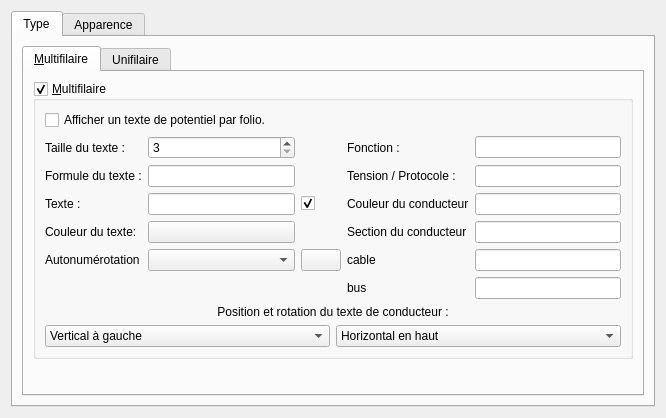
<?xml version="1.0" encoding="UTF-8"?>
<ui version="4.0">
 <class>ConductorPropertiesWidget</class>
 <widget class="QWidget" name="ConductorPropertiesWidget">
  <property name="geometry">
   <rect>
    <x>0</x>
    <y>0</y>
    <width>666</width>
    <height>418</height>
   </rect>
  </property>
  <layout class="QGridLayout" name="gridLayout_9">
   <item row="0" column="0">
    <widget class="QTabWidget" name="tabWidget">
     <property name="currentIndex">
      <number>0</number>
     </property>
     <widget class="QWidget" name="type">
      <attribute name="title">
       <string>Type</string>
      </attribute>
      <layout class="QGridLayout" name="gridLayout_8">
       <item row="0" column="0">
        <widget class="QTabWidget" name="tabWidget_2">
         <property name="currentIndex">
          <number>0</number>
         </property>
         <widget class="QWidget" name="Multifilaire">
          <attribute name="title">
           <string>&amp;Multifilaire</string>
          </attribute>
          <layout class="QGridLayout" name="gridLayout_7">
           <item row="0" column="0">
            <widget class="QGroupBox" name="m_multiwires_gb">
             <property name="minimumSize">
              <size>
               <width>600</width>
               <height>0</height>
              </size>
             </property>
             <property name="title">
              <string>&amp;Multifilaire</string>
             </property>
             <property name="checkable">
              <bool>true</bool>
             </property>
             <property name="checked">
              <bool>true</bool>
             </property>
             <layout class="QGridLayout" name="gridLayout_3">
              <item row="4" column="0">
               <widget class="QLabel" name="label_14">
                <property name="text">
                 <string>Couleur du texte:</string>
                </property>
               </widget>
              </item>
              <item row="3" column="3">
               <widget class="QLabel" name="label_4">
                <property name="text">
                 <string>Couleur du conducteur</string>
                </property>
               </widget>
              </item>
              <item row="6" column="1">
               <widget class="QComboBox" name="m_available_autonum_cb"/>
              </item>
              <item row="3" column="1">
               <widget class="QLineEdit" name="m_text_le">
                <property name="toolTip">
                 <string>Texte</string>
                </property>
                <property name="clearButtonEnabled">
                 <bool>true</bool>
                </property>
               </widget>
              </item>
              <item row="2" column="3">
               <widget class="QLabel" name="label_9">
                <property name="text">
                 <string>Tension / Protocole :</string>
                </property>
               </widget>
              </item>
              <item row="6" column="0">
               <widget class="QLabel" name="m_autonum_label">
                <property name="text">
                 <string>Autonumérotation</string>
                </property>
               </widget>
              </item>
              <item row="4" column="1">
               <widget class="KColorButton" name="m_text_color_kpb"/>
              </item>
              <item row="1" column="1">
               <widget class="QSpinBox" name="m_text_size_sb">
                <property name="toolTip">
                 <string>Taille du texte</string>
                </property>
                <property name="wrapping">
                 <bool>false</bool>
                </property>
                <property name="buttonSymbols">
                 <enum>QAbstractSpinBox::UpDownArrows</enum>
                </property>
                <property name="prefix">
                 <string/>
                </property>
                <property name="minimum">
                 <number>3</number>
                </property>
                <property name="maximum">
                 <number>99</number>
                </property>
               </widget>
              </item>
              <item row="2" column="4">
               <widget class="QLineEdit" name="m_tension_protocol_le">
                <property name="clearButtonEnabled">
                 <bool>true</bool>
                </property>
               </widget>
              </item>
              <item row="4" column="3">
               <widget class="QLabel" name="label_5">
                <property name="text">
                 <string>Section du conducteur</string>
                </property>
               </widget>
              </item>
              <item row="3" column="2">
               <widget class="QCheckBox" name="m_show_text_cb">
                <property name="toolTip">
                 <string>Texte visible</string>
                </property>
                <property name="text">
                 <string/>
                </property>
                <property name="checked">
                 <bool>true</bool>
                </property>
               </widget>
              </item>
              <item row="0" column="0" colspan="3">
               <widget class="QCheckBox" name="m_one_text_per_folio_cb">
                <property name="toolTip">
                 <string>activer l'option un texte par potentiel</string>
                </property>
                <property name="text">
                 <string>Afficher un texte de potentiel par folio. </string>
                </property>
               </widget>
              </item>
              <item row="1" column="3">
               <widget class="QLabel" name="label_8">
                <property name="text">
                 <string>Fonction :</string>
                </property>
               </widget>
              </item>
              <item row="8" column="0" colspan="5">
               <layout class="QGridLayout" name="m_text_angle_gl">
                <item row="1" column="0">
                 <widget class="QComboBox" name="m_verti_cb">
                  <item>
                   <property name="text">
                    <string>Vertical à gauche</string>
                   </property>
                  </item>
                  <item>
                   <property name="text">
                    <string>Vertical à droite</string>
                   </property>
                  </item>
                 </widget>
                </item>
                <item row="0" column="0" colspan="2">
                 <widget class="QLabel" name="label_3">
                  <property name="text">
                   <string>Position et rotation du texte de conducteur :</string>
                  </property>
                  <property name="alignment">
                   <set>Qt::AlignHCenter|Qt::AlignTop</set>
                  </property>
                 </widget>
                </item>
                <item row="1" column="1">
                 <widget class="QComboBox" name="m_horiz_cb">
                  <item>
                   <property name="text">
                    <string>Horizontal en haut</string>
                   </property>
                  </item>
                  <item>
                   <property name="text">
                    <string>Horizontal en bas</string>
                   </property>
                  </item>
                 </widget>
                </item>
               </layout>
              </item>
              <item row="7" column="0" colspan="2">
               <layout class="QVBoxLayout" name="m_autonum_layout"/>
              </item>
              <item row="3" column="0">
               <widget class="QLabel" name="label">
                <property name="text">
                 <string>Texte :</string>
                </property>
               </widget>
              </item>
              <item row="3" column="4">
               <widget class="QLineEdit" name="m_wire_color_le"/>
              </item>
              <item row="1" column="0">
               <widget class="QLabel" name="label_2">
                <property name="text">
                 <string>Taille du texte :</string>
                </property>
               </widget>
              </item>
              <item row="6" column="2">
               <widget class="QPushButton" name="m_edit_autonum_pb">
                <property name="toolTip">
                 <string>éditer les numérotations</string>
                </property>
                <property name="text">
                 <string/>
                </property>
                <property name="icon">
                 <iconset resource="../../qelectrotech.qrc">
                  <normaloff>:/ico/16x16/configure.png</normaloff>:/ico/16x16/configure.png</iconset>
                </property>
               </widget>
              </item>
              <item row="1" column="4">
               <widget class="QLineEdit" name="m_function_le">
                <property name="clearButtonEnabled">
                 <bool>true</bool>
                </property>
               </widget>
              </item>
              <item row="4" column="4">
               <widget class="QLineEdit" name="m_wire_section_le"/>
              </item>
              <item row="2" column="0">
               <widget class="QLabel" name="label_11">
                <property name="text">
                 <string>Formule du texte :</string>
                </property>
               </widget>
              </item>
              <item row="2" column="1">
               <widget class="QLineEdit" name="m_formula_le"/>
              </item>
              <item row="6" column="3">
               <widget class="QLabel" name="label_15">
                <property name="text">
                 <string>cable</string>
                </property>
               </widget>
              </item>
              <item row="6" column="4">
               <widget class="QLineEdit" name="m_cable_le"/>
              </item>
              <item row="7" column="3">
               <widget class="QLabel" name="label_16">
                <property name="text">
                 <string>bus</string>
                </property>
               </widget>
              </item>
              <item row="7" column="4">
               <widget class="QLineEdit" name="m_bus_le"/>
              </item>
             </layout>
            </widget>
           </item>
           <item row="1" column="0">
            <spacer name="verticalSpacer_2">
             <property name="orientation">
              <enum>Qt::Vertical</enum>
             </property>
             <property name="sizeHint" stdset="0">
              <size>
               <width>20</width>
               <height>40</height>
              </size>
             </property>
            </spacer>
           </item>
          </layout>
         </widget>
         <widget class="QWidget" name="Unifilaire">
          <attribute name="title">
           <string>Unifilaire</string>
          </attribute>
          <layout class="QGridLayout" name="gridLayout_5">
           <item row="0" column="0">
            <widget class="QGroupBox" name="m_singlewire_gb">
             <property name="maximumSize">
              <size>
               <width>450</width>
               <height>16777215</height>
              </size>
             </property>
             <property name="title">
              <string>Unifilaire</string>
             </property>
             <property name="flat">
              <bool>false</bool>
             </property>
             <property name="checkable">
              <bool>true</bool>
             </property>
             <property name="checked">
              <bool>false</bool>
             </property>
             <layout class="QHBoxLayout" name="horizontalLayout">
              <item>
               <layout class="QGridLayout" name="gridLayout">
                <item row="0" column="0" rowspan="3">
                 <widget class="QLabel" name="m_preview_label">
                  <property name="text">
                   <string>TextLabel</string>
                  </property>
                  <property name="alignment">
                   <set>Qt::AlignCenter</set>
                  </property>
                 </widget>
                </item>
                <item row="2" column="3">
                 <widget class="QSpinBox" name="m_phase_sb">
                  <property name="toolTip">
                   <string>Nombre de phase</string>
                  </property>
                  <property name="minimum">
                   <number>1</number>
                  </property>
                  <property name="maximum">
                   <number>3</number>
                  </property>
                 </widget>
                </item>
                <item row="0" column="2">
                 <widget class="QPushButton" name="m_update_preview_pb">
                  <property name="text">
                   <string/>
                  </property>
                 </widget>
                </item>
                <item row="1" column="1">
                 <widget class="QCheckBox" name="m_neutral_cb">
                  <property name="toolTip">
                   <string>Neutre</string>
                  </property>
                  <property name="text">
                   <string>neutre</string>
                  </property>
                  <property name="icon">
                   <iconset resource="../../qelectrotech.qrc">
                    <normaloff>:/ico/16x16/neutral.png</normaloff>:/ico/16x16/neutral.png</iconset>
                  </property>
                 </widget>
                </item>
                <item row="0" column="1">
                 <widget class="QCheckBox" name="m_earth_cb">
                  <property name="toolTip">
                   <string>Terre</string>
                  </property>
                  <property name="text">
                   <string>terre</string>
                  </property>
                  <property name="icon">
                   <iconset resource="../../qelectrotech.qrc">
                    <normaloff>:/ico/16x16/ground.png</normaloff>:/ico/16x16/ground.png</iconset>
                  </property>
                 </widget>
                </item>
                <item row="2" column="1">
                 <widget class="QCheckBox" name="m_phase_cb">
                  <property name="toolTip">
                   <string>Phase</string>
                  </property>
                  <property name="text">
                   <string>phase</string>
                  </property>
                  <property name="icon">
                   <iconset resource="../../qelectrotech.qrc">
                    <normaloff>:/ico/16x16/phase.png</normaloff>:/ico/16x16/phase.png</iconset>
                  </property>
                 </widget>
                </item>
                <item row="2" column="2">
                 <widget class="QSlider" name="m_phase_slider">
                  <property name="sizePolicy">
                   <sizepolicy hsizetype="Minimum" vsizetype="Fixed">
                    <horstretch>0</horstretch>
                    <verstretch>0</verstretch>
                   </sizepolicy>
                  </property>
                  <property name="toolTip">
                   <string>Nombre de phase</string>
                  </property>
                  <property name="minimum">
                   <number>1</number>
                  </property>
                  <property name="maximum">
                   <number>3</number>
                  </property>
                  <property name="orientation">
                   <enum>Qt::Horizontal</enum>
                  </property>
                 </widget>
                </item>
                <item row="1" column="2">
                 <widget class="QCheckBox" name="m_pen_cb">
                  <property name="toolTip">
                   <string>Protective Earth Neutral</string>
                  </property>
                  <property name="text">
                   <string>PEN</string>
                  </property>
                 </widget>
                </item>
               </layout>
              </item>
             </layout>
            </widget>
           </item>
           <item row="1" column="0">
            <spacer name="verticalSpacer_3">
             <property name="orientation">
              <enum>Qt::Vertical</enum>
             </property>
             <property name="sizeHint" stdset="0">
              <size>
               <width>20</width>
               <height>40</height>
              </size>
             </property>
            </spacer>
           </item>
          </layout>
         </widget>
        </widget>
       </item>
      </layout>
     </widget>
     <widget class="QWidget" name="appearance">
      <attribute name="title">
       <string>Apparence</string>
      </attribute>
      <layout class="QGridLayout" name="gridLayout_4">
       <item row="0" column="1">
        <widget class="KColorButton" name="m_color_kpb"/>
       </item>
       <item row="2" column="0">
        <widget class="QLabel" name="label_10">
         <property name="text">
          <string>Taille :</string>
         </property>
        </widget>
       </item>
       <item row="4" column="1">
        <spacer name="verticalSpacer">
         <property name="orientation">
          <enum>Qt::Vertical</enum>
         </property>
         <property name="sizeHint" stdset="0">
          <size>
           <width>20</width>
           <height>40</height>
          </size>
         </property>
        </spacer>
       </item>
       <item row="1" column="0">
        <widget class="QLabel" name="label_7">
         <property name="toolTip">
          <string>Style du conducteur</string>
         </property>
         <property name="text">
          <string>Style :</string>
         </property>
        </widget>
       </item>
       <item row="3" column="0" colspan="2">
        <widget class="QGroupBox" name="m_color_2_gb">
         <property name="title">
          <string>Couleur secondaire :</string>
         </property>
         <property name="flat">
          <bool>true</bool>
         </property>
         <property name="checkable">
          <bool>true</bool>
         </property>
         <property name="checked">
          <bool>false</bool>
         </property>
         <layout class="QGridLayout" name="gridLayout_2">
          <item row="1" column="0">
           <widget class="QLabel" name="label_13">
            <property name="text">
             <string>Taille de trait :</string>
            </property>
           </widget>
          </item>
          <item row="1" column="1">
           <widget class="QSpinBox" name="m_dash_size_sb">
            <property name="suffix">
             <string>px</string>
            </property>
            <property name="minimum">
             <number>2</number>
            </property>
           </widget>
          </item>
          <item row="0" column="0">
           <widget class="QLabel" name="label_12">
            <property name="text">
             <string>Couleur :</string>
            </property>
           </widget>
          </item>
          <item row="0" column="1">
           <widget class="KColorButton" name="m_color_2_kpb"/>
          </item>
         </layout>
        </widget>
       </item>
       <item row="2" column="1">
        <widget class="QDoubleSpinBox" name="m_cond_size_sb">
         <property name="minimum">
          <double>0.400000000000000</double>
         </property>
         <property name="maximum">
          <double>20.000000000000000</double>
         </property>
         <property name="singleStep">
          <double>0.200000000000000</double>
         </property>
         <property name="value">
          <double>1.000000000000000</double>
         </property>
        </widget>
       </item>
       <item row="1" column="1">
        <widget class="QComboBox" name="m_line_style_cb">
         <property name="toolTip">
          <string>Style du conducteur</string>
         </property>
        </widget>
       </item>
       <item row="0" column="0">
        <widget class="QLabel" name="label_6">
         <property name="toolTip">
          <string>Couleur du conducteur</string>
         </property>
         <property name="text">
          <string>Couleur :</string>
         </property>
        </widget>
       </item>
      </layout>
     </widget>
    </widget>
   </item>
  </layout>
 </widget>
 <customwidgets>
  <customwidget>
   <class>KColorButton</class>
   <extends>QPushButton</extends>
   <header>kcolorbutton.h</header>
  </customwidget>
 </customwidgets>
 <tabstops>
  <tabstop>tabWidget</tabstop>
  <tabstop>tabWidget_2</tabstop>
  <tabstop>m_multiwires_gb</tabstop>
  <tabstop>m_one_text_per_folio_cb</tabstop>
  <tabstop>m_text_size_sb</tabstop>
  <tabstop>m_formula_le</tabstop>
  <tabstop>m_text_le</tabstop>
  <tabstop>m_show_text_cb</tabstop>
  <tabstop>m_text_color_kpb</tabstop>
  <tabstop>m_available_autonum_cb</tabstop>
  <tabstop>m_edit_autonum_pb</tabstop>
  <tabstop>m_function_le</tabstop>
  <tabstop>m_tension_protocol_le</tabstop>
  <tabstop>m_wire_color_le</tabstop>
  <tabstop>m_wire_section_le</tabstop>
  <tabstop>m_cable_le</tabstop>
  <tabstop>m_bus_le</tabstop>
  <tabstop>m_verti_cb</tabstop>
  <tabstop>m_horiz_cb</tabstop>
  <tabstop>m_singlewire_gb</tabstop>
  <tabstop>m_phase_sb</tabstop>
  <tabstop>m_update_preview_pb</tabstop>
  <tabstop>m_neutral_cb</tabstop>
  <tabstop>m_earth_cb</tabstop>
  <tabstop>m_phase_cb</tabstop>
  <tabstop>m_phase_slider</tabstop>
  <tabstop>m_pen_cb</tabstop>
  <tabstop>m_color_kpb</tabstop>
  <tabstop>m_color_2_gb</tabstop>
  <tabstop>m_dash_size_sb</tabstop>
  <tabstop>m_color_2_kpb</tabstop>
  <tabstop>m_cond_size_sb</tabstop>
  <tabstop>m_line_style_cb</tabstop>
 </tabstops>
 <resources>
  <include location="../../qelectrotech.qrc"/>
 </resources>
 <connections>
  <connection>
   <sender>m_phase_slider</sender>
   <signal>valueChanged(int)</signal>
   <receiver>m_phase_sb</receiver>
   <slot>setValue(int)</slot>
   <hints>
    <hint type="sourcelabel">
     <x>238</x>
     <y>324</y>
    </hint>
    <hint type="destinationlabel">
     <x>337</x>
     <y>332</y>
    </hint>
   </hints>
  </connection>
  <connection>
   <sender>m_phase_sb</sender>
   <signal>valueChanged(int)</signal>
   <receiver>m_phase_slider</receiver>
   <slot>setValue(int)</slot>
   <hints>
    <hint type="sourcelabel">
     <x>356</x>
     <y>322</y>
    </hint>
    <hint type="destinationlabel">
     <x>207</x>
     <y>325</y>
    </hint>
   </hints>
  </connection>
  <connection>
   <sender>m_phase_cb</sender>
   <signal>toggled(bool)</signal>
   <receiver>m_phase_slider</receiver>
   <slot>setEnabled(bool)</slot>
   <hints>
    <hint type="sourcelabel">
     <x>152</x>
     <y>328</y>
    </hint>
    <hint type="destinationlabel">
     <x>208</x>
     <y>329</y>
    </hint>
   </hints>
  </connection>
  <connection>
   <sender>m_phase_cb</sender>
   <signal>toggled(bool)</signal>
   <receiver>m_phase_sb</receiver>
   <slot>setEnabled(bool)</slot>
   <hints>
    <hint type="sourcelabel">
     <x>106</x>
     <y>326</y>
    </hint>
    <hint type="destinationlabel">
     <x>338</x>
     <y>323</y>
    </hint>
   </hints>
  </connection>
  <connection>
   <sender>m_earth_cb</sender>
   <signal>clicked()</signal>
   <receiver>m_update_preview_pb</receiver>
   <slot>click()</slot>
   <hints>
    <hint type="sourcelabel">
     <x>142</x>
     <y>249</y>
    </hint>
    <hint type="destinationlabel">
     <x>228</x>
     <y>249</y>
    </hint>
   </hints>
  </connection>
  <connection>
   <sender>m_neutral_cb</sender>
   <signal>clicked()</signal>
   <receiver>m_update_preview_pb</receiver>
   <slot>click()</slot>
   <hints>
    <hint type="sourcelabel">
     <x>158</x>
     <y>304</y>
    </hint>
    <hint type="destinationlabel">
     <x>269</x>
     <y>246</y>
    </hint>
   </hints>
  </connection>
  <connection>
   <sender>m_phase_cb</sender>
   <signal>clicked()</signal>
   <receiver>m_update_preview_pb</receiver>
   <slot>click()</slot>
   <hints>
    <hint type="sourcelabel">
     <x>126</x>
     <y>340</y>
    </hint>
    <hint type="destinationlabel">
     <x>254</x>
     <y>248</y>
    </hint>
   </hints>
  </connection>
  <connection>
   <sender>m_pen_cb</sender>
   <signal>clicked()</signal>
   <receiver>m_update_preview_pb</receiver>
   <slot>click()</slot>
   <hints>
    <hint type="sourcelabel">
     <x>222</x>
     <y>276</y>
    </hint>
    <hint type="destinationlabel">
     <x>242</x>
     <y>245</y>
    </hint>
   </hints>
  </connection>
  <connection>
   <sender>m_phase_sb</sender>
   <signal>valueChanged(int)</signal>
   <receiver>m_update_preview_pb</receiver>
   <slot>click()</slot>
   <hints>
    <hint type="sourcelabel">
     <x>357</x>
     <y>340</y>
    </hint>
    <hint type="destinationlabel">
     <x>305</x>
     <y>248</y>
    </hint>
   </hints>
  </connection>
 </connections>
</ui>
